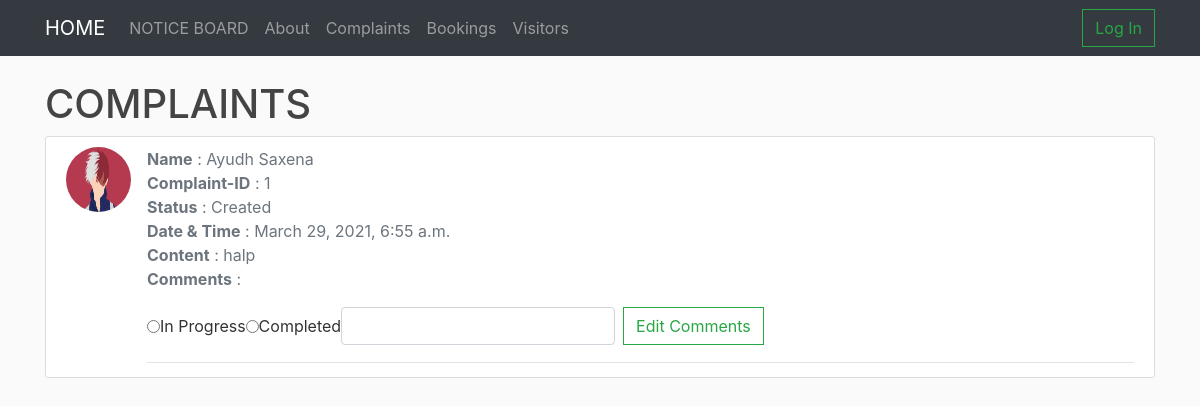
Screenshot of /complaints-admin/ with the database file from the repository.
### complaints/models.py (models this page shows, shortened)
class Complaints(models.Model) :
	CREATED = 'CRE'
	IN_PROGRESS = 'PRG'
	COMPLETED = 'CMP'
	status_choices = [
		(CREATED, 'Created'),
		(IN_PROGRESS, 'In Progress'),
		(COMPLETED, 'Completed')
	]
	complaint_id = models.AutoField(primary_key = True)
	user_id = models.ForeignKey(Resident,on_delete = models.CASCADE)
	status = models.CharField(max_length = 3,choices = status_choices, default = CREATED)
	content = models.TextField(max_length = 200)
	date = models.DateTimeField(auto_now_add = True)
	comments = models.TextField(max_length = 200)

### complaints/views.py (the view, shortened to what this page needs)
# urls.py: path('complaints-admin/', views.admin_complaint_view.as_view(), name='admin-complaint'),
class admin_complaint_view(generic.ListView) :
	model = Complaints
	template_name = 'complaints/complaints_admin.html'
	def get_context_data(self, **kwargs):
	    context = super().get_context_data(**kwargs)
	    context['user_id'] = self.request.user.id
	    image_url_list = []
	    full_name_list = []
	    complaints_list = self.model.objects.all()
	    for c in complaints_list :
	    	resident = Resident.objects.get(user__exact = c.user_id)
	    	full_name = resident.user.first_name + " " + resident.user.last_name
	    	full_name_list.append(full_name)
	    	image_url_list.append(resident.image.url)
	    context['values'] = zip(full_name_list, image_url_list, complaints_list)
	    return context

### complaints/templates/complaints/complaints_admin.html (shortened to what this page needs)
{% extends 'base.html' %}
{% load static %}
{% block content %}
<!DOCTYPE html>
<html>
  <head>
  	<link rel="stylesheet">
  </head>
  <body>
    <h1>COMPLAINTS</h1>
        {% for name, image_url, complaint in values %}
        <article class="media content-section">
        <img class = "rounded-circle article-img"src = "{{ image_url }}">
        <div class="media-body">
          <div class="article-metadata">
            <medium class="text-muted"><b>Name</b> : {{ name }}</br></medium>
            <medium class="text-muted"><b>Complaint-ID</b> : {{ complaint.complaint_id }}</br></medium>
            <medium class="text-muted"><b>Status</b> : {{ complaint.get_status_display }}</br></medium>
            <medium class="text-muted"><b>Date & Time</b> : {{ complaint.date }}</br></medium>
            <medium class="text-muted"><b>Content</b> : {{ complaint.content }}</br></medium>
            <medium class="text-muted"><b>Comments</b> : {{ complaint.comments }}</br></medium>
            <form class="form-inline my-2 my-lg-3" method = "post" action="{% url 'complaints:admin-complaint' %}">
            <input type="radio" id="progress" name="status" value="PRG">
            <label for="progress">In Progress</label><br>
            <input type="radio" id="completed" name="status" value="CMP">
            <label for="completed">Completed</label><br>
            <input class="form-control mr-sm-2" type="comments" placeholder="" aria-label="comments" name="comments">
            <button class="btn btn-outline-success my-2 my-sm-0" type="submit">Edit Comments</button>
        </form>
          </div>
        </div>
        </article>
      {% endfor %}
  </body>
</html>
{% endblock %}

### assets/main.css (style rules this page uses)
body { background: #fafafa; color: #333333; margin-top: 0rem; }
h1, h2, h3, h4, h5, h6 { color: #444444; }
.content-section { background: #ffffff; padding: 10px 20px; border: 1px solid #dddddd; border-radius: 3px; margin-bottom: 20px; }
.article-img { height: 65px; width: 65px; margin-right: 16px; }
.article-metadata { padding-bottom: 1px; margin-bottom: 4px; border-bottom: 1px solid #e3e3e3 }
.btn { border-radius: 0; }

### rows the page displays
Complaints: name "Ayudh Saxena", complaint_id "1", status "Created", date "March 29, 2021, 6:55 a.m.", content "halp"
